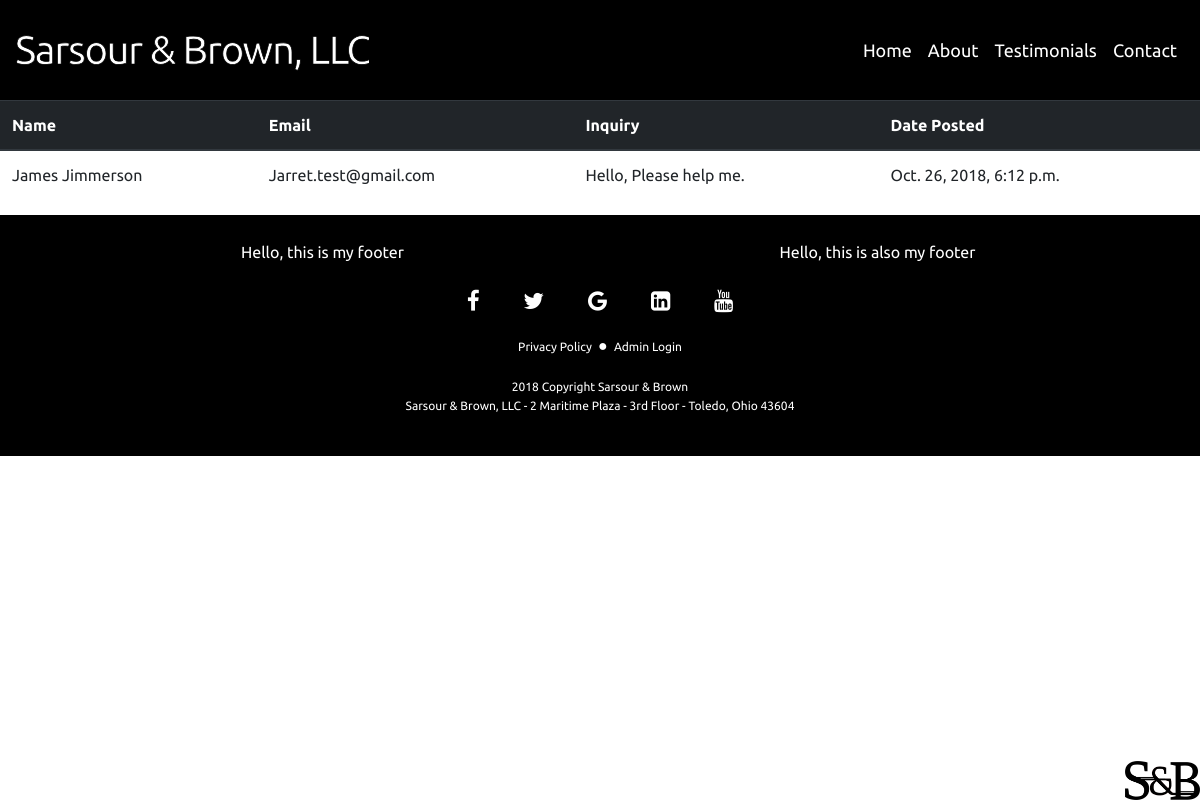
/display_inquiries/, run on the app's committed database.
### home/models.py (models this page shows, shortened)
class Submitter(models.Model):
    first_name = models.CharField(max_length=100)
    last_name = models.CharField(max_length=100, default="Doe")
    email = models.EmailField(max_length=100)
    phone_regex = RegexValidator(regex=r'^\+?1?\d{9,15}$', message="Format: 9999999999")
    phone_number = models.CharField(validators=[phone_regex], max_length=17, blank=True, default="0000000000")
    body = models.CharField(max_length=250)
    date_submitted = models.DateTimeField(default=timezone.now)

### home/views.py (the view)
# urls.py: path('display_inquiries/', views.display_inquiries, name='display_inquiries'),
def display_inquiries(request):
    query_results = Submitter.objects.all()
    context = {'query_results': query_results, 'n': range(10000)}
    return render(request, 'home/display_inquiries.html', context)

### home/templates/home/display_inquiries.html
{% extends 'home/base.html' %}
{% block display_inquiries %}
    <table class="table">
        <thead class="thead-dark">
            <tr>
                <th scope="col">Name</th>
                <th scope="col">Email</th>
                <th scope="col">Inquiry</th>
                <th scope="col">Date Posted</th>
            </tr>
        </thead>
        {% for item in query_results %}
        <tr>
            <td>{{ item.first_name }} {{ item.last_name }} </td>
            <td>{{ item.email }}</td>
            <td>{{ item.body }}</td>
            <td>{{ item.date_submitted }}</td>
        </tr>
        {% endfor %}
    </table>
{% endblock %}

### static/styles.css (style rules this page uses)
head, body, nav, footer, div, table { font-family: 'Ubuntu', sans-serif; }

### data on the page
Submitter: first_name "James", last_name "Jimmerson", email "Jarret.test@gmail.com", body "Hello, Please help me.", date_submitted "Oct. 26, 2018, 6:12 p.m."
